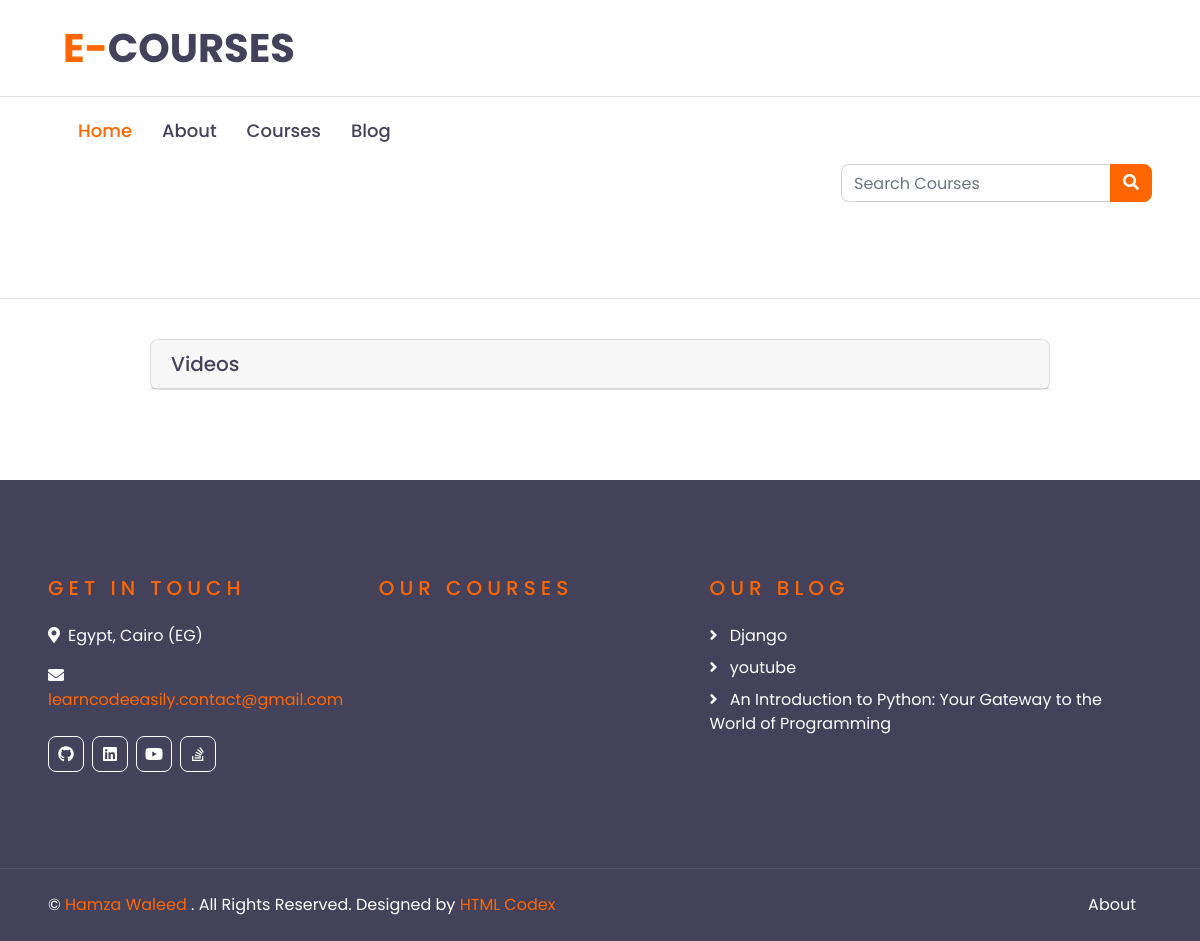
The page /courses/1/ on the database as committed earlier.
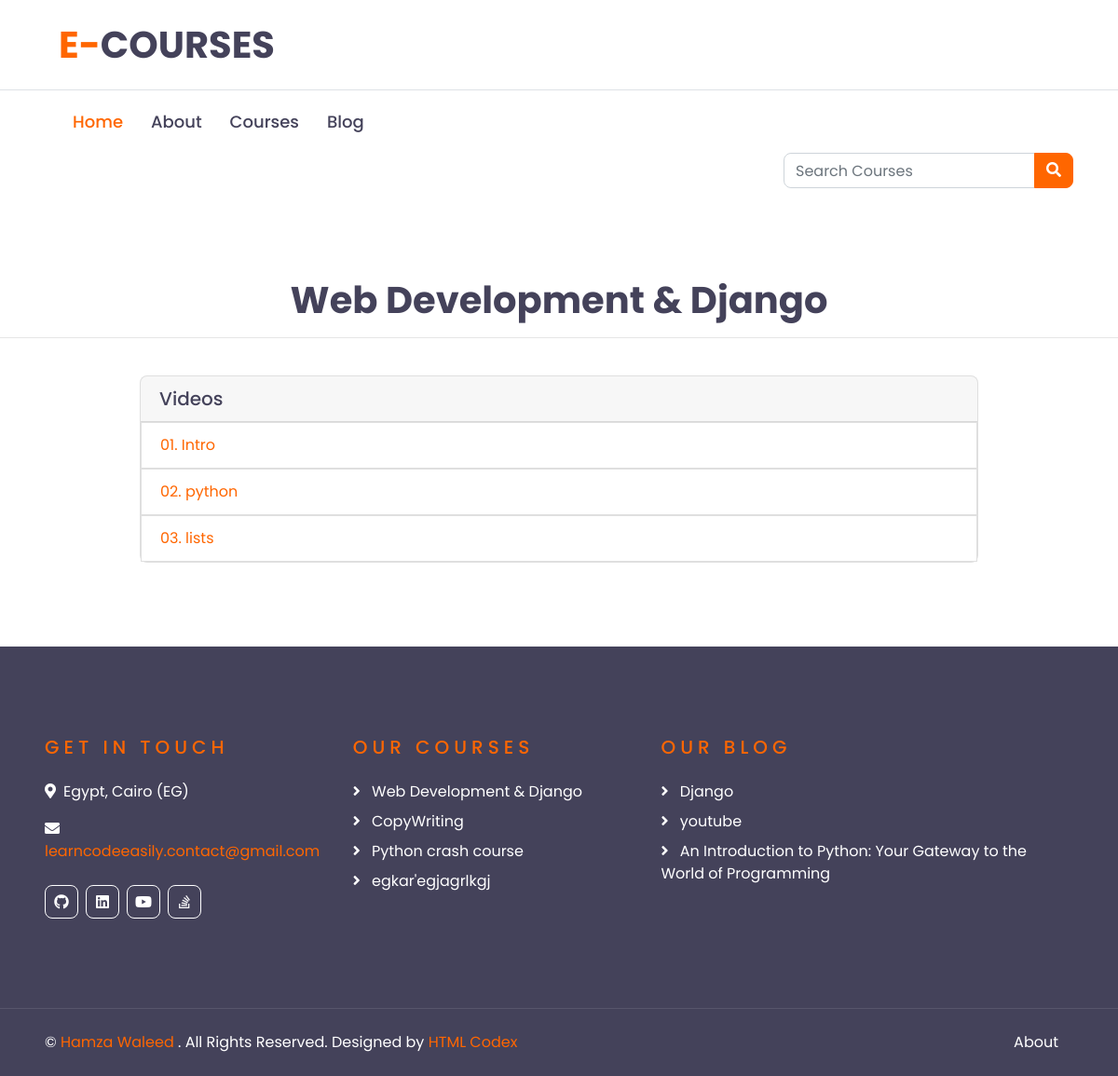
The same page on the database as committed later.
### academy_courses/models.py (models this page shows, shortened)
class Urls(models.Model):
    title = models.CharField(max_length=30, default="My Urls")
    icon = models.CharField(
        default='Select an icon',
        choices=SOCIAL_MEDIA_ICONS,
        max_length=100
    )
    url = models.URLField()

class Video(models.Model):
    title = models.CharField(max_length=100)
    desc = models.TextField(max_length=1000)
    video = models.FileField(validators=[FileExtensionValidator(allowed_extensions=['mov','avi','mp4','webm','mkv', 'wmv', 'ogg'])])
    created_at = models.DateTimeField(auto_now_add=True)
    course = models.ForeignKey(Course, on_delete=models.CASCADE)
    updated_at = models.DateTimeField(auto_now=True)

class Course(models.Model):
    name = models.CharField(max_length=50)
    description = models.TextField(max_length=5000)
    price = models.FloatField()
    hour = models.IntegerField()
    min = models.IntegerField()
    image = models.ImageField()
    created_at = models.DateTimeField(auto_now_add=True)
    updated_at = models.DateTimeField(auto_now=True)

### academy_blog/models.py (models this page shows, shortened)
class Article(models.Model):
    cover_image = models.ImageField()
    category = models.ForeignKey(Category, on_delete=models.PROTECT)
    title = models.CharField(max_length=100)
    subject = HTMLField(max_length=10000)
    created_at = models.DateTimeField(auto_now_add=True)
    updated_at = models.DateTimeField(auto_now=True)

### academy_courses/views.py (the view)
# urls.py: path('courses/<int:pk>/', views.course_list, name='course_list'),
def course_list(request, pk):
    video = Video.objects.filter(course=pk).select_related('course')
    return render(
        request,
        'course_list.html',
        {
            'videos': video,
        }
    )

### academy_courses/custom_context_proccessor.py (called while the page is built)
def slider_footer(request):
    course = Course.objects.all()[:20]
    opinion = Opinion.objects.all()
    url = Urls.objects.all()
    article = Article.objects.all()[:20]
    return {
        'courses': course,
        'opinions': opinion,
        'urls': url,
        'arts': article
    }

def category(request):
    cat = Category.objects.all()
    latest_article = Article.objects.order_by('-created_at')[:10]
    return {
        'cats': cat,
        'la_ar': latest_article,
    }

### academy_courses/templates/course_list.html
{% extends 'base.html' %}
{% load i18n %}
{% block content %}
    <h1 class="text-center">
        {% for video in videos %}
            {% if forloop.counter == 1 %}
                {{ video.course.name }}
            {% endif %}
        {% endfor %}
    </h1>
    <hr>
    <br>
    <div class="card w-75 mb-3 mx-auto">
        <h5 class="card-header">
            {% trans 'Videos' %}
        </h5>
        <ul class="list-group list-group-flush">
            {% for video in videos %}
                <a href="{% url 'course_page' video.id %}">
                    <li class="list-group-item"> {{ video.title }} </li>
                </a>
            {% endfor %}
        </ul>
    </div>
{% endblock content %}

### academy_courses/templates/base.html (shortened to what this page needs)
{% load i18n %}
{% load static %}
<!DOCTYPE html>
<html lang="en">
<head>
    <link href="https://cdnjs.cloudflare.com/ajax/libs/font-awesome/5.10.0/css/all.min.css" rel="stylesheet">
    <link href="{% static 'lib/owlcarousel/assets/owl.carousel.min.css' %}" rel="stylesheet">
    <link href="{% static 'css/style.css' %}" rel="stylesheet">
</head>
<body>
    {% include 'partials/header.html' %}
    {% include 'partials/slider.html' %}
    {% block content %}
    {% endblock content %}
    {% include 'partials/footer.html' %}
</body>
</html>

### academy_courses/templates/partials/header.html (shortened to what this page needs)
{% load i18n %}
<div class="container-fluid d-none d-lg-block">
    <div class="row align-items-center py-4 px-xl-5">
        <div class="col-lg-3">
            <a href="" class="text-decoration-none">
                <h1 class="m-0"><span class="text-primary">{% trans 'E-' %}</span>{% trans 'COURSES' %}</h1>
            </a>
        </div>
    </div>
</div>
<div class="container-fluid">
    <div class="row border-top px-xl-5">
        <div class="col-lg-9">
            <nav class="navbar navbar-expand-lg bg-light navbar-light py-3 py-lg-0 px-0">
                <div class="collapse navbar-collapse justify-content-between" id="navbarCollapse">
                    <div class="navbar-nav py-0">
                        <a href="/" class="nav-item nav-link active"> {% trans 'Home' %} </a>
                        <a href="{% url 'about' %}" class="nav-item nav-link"> {% trans 'About' %} </a>
                        <a href="{% url 'course' %}" class="nav-item nav-link"> {% trans 'Courses' %} </a>
                        <a href="{% url 'article_view' %}" class="nav-item nav-link"> {% trans 'Blog' %} </a>
                    </div>
                </div>
            </nav>
        </div>
        <form class="form-inline ml-auto px-lg-0">
            <div class="input-group">
                <input
                    value="{{ request.GET.query }}"
                    name="query"
                    type="text"
                    class="form-control"
                    style="width: 270px;"
                    placeholder="{% translate 'Search Courses' %}"
                />
                <div class="input-group-append">
                    <button class="btn btn-primary" type="submit">
                        <i class="fa fa-search"></i>
                    </button>
                </div>
            </div>
        </form>
    </div>
</div>

### academy_courses/templates/partials/slider.html (shortened to what this page needs)
{% load i18n%}
<div class="container-fluid p-0 pb-5 mb-5">
</div>

### academy_courses/templates/partials/footer.html
{% load i18n %}
<div class="container-fluid bg-dark text-white py-5 px-sm-3 px-lg-5" style="margin-top: 90px;">
    <div class="row pt-5">
        <div class="col-lg-7 col-md-12">
            <div class="row">
                <div class="col-md-6 mb-5">
                    <h5 class="text-primary text-uppercase mb-4" style="letter-spacing: 5px;">{% trans 'Get In Touch' %}</h5>
                    <p><i class="fa fa-map-marker-alt mr-2"></i>{% trans 'Egypt, Cairo (EG)' %}</p>
                    <p><i class="fa fa-envelope mr-2"></i><a href="javascript:openmail();">learncodeeasily.contact@gmail.com</a></p>
                    <div class="d-flex justify-content-start mt-4">
                        {% for url in urls %}
                            <a class="btn btn-outline-light btn-square mr-2" href="{{ url.url }}"><i class="fab {{ url.icon }}"></i></a>
                        {% endfor %}
                    </div>
                </div>
                <div class="col-md-6 mb-5">
                    <h5 class="text-primary text-uppercase mb-4" style="letter-spacing: 5px;">{% trans 'Our Courses' %}</h5>
                    <div class="d-flex flex-column justify-content-start">
                        {% for course in courses %}
                            <a class="text-white mb-2" href="{% url 'course_list' course.id %}"><i class="fa fa-angle-right mr-2"></i> {{ course.name }} </a>
                        {% endfor %}
                    </div>
                </div>
            </div>
        </div>
        <div class="col-lg-5 col-md-12 mb-5">
            <h5 class="text-primary text-uppercase mb-4" style="letter-spacing: 5px;">{% trans 'Our Blog' %}</h5>
            <div class="d-flex flex-column justify-content-start">
                {% for art in arts %}
                    <a class="text-white mb-2" href="{% url 'article_view' art.id %}"><i class="fa fa-angle-right mr-2"></i> {{ art.title }} </a>
                {% endfor %}
            </div>
        </div>
    </div>
</div>
<div class="container-fluid bg-dark text-white border-top py-4 px-sm-3 px-md-5" style="border-color: rgba(256, 256, 256, .1) !important;">
    <div class="row">
        <div class="col-lg-6 text-center text-md-left mb-3 mb-md-0">
            <p class="m-0 text-white">&copy; <a href="/">{% trans 'Hamza Waleed' %}</a> {% trans '. All Rights Reserved. Designed by' %}<a href="https://htmlcodex.com"> HTML Codex</a>
            </p>
        </div>
        <div class="col-lg-6 text-center text-md-right">
            <ul class="nav d-inline-flex">
                <li class="nav-item">
                    <a class="nav-link text-white py-0" href="{% url 'about' %}">{% trans 'About' %}</a>
                </li>
            </ul>
        </div>
    </div>
</div>

Rows that differ between the two databases and show on the page:
added Video: course.name "Web Development & Django", title "01. Intro"
added Video: title "02. python", shown under "Videos"
added Video: title "03. lists", shown under "Videos"
now on this page (row edited): Course: name "Web Development & Django"
now on this page (row edited): Course: name "CopyWriting"
added Course: name "Python crash course"
added Course: name "egkar'egjagrlkgj"
